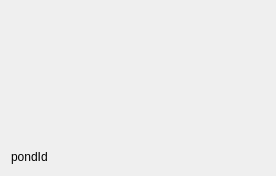
<?xml version="1.0" encoding="UTF-8"?>
<ui version="4.0">
 <class>fishpond</class>
 <widget class="QWidget" name="fishpond">
  <property name="geometry">
   <rect>
    <x>0</x>
    <y>0</y>
    <width>276</width>
    <height>176</height>
   </rect>
  </property>
  <property name="minimumSize">
   <size>
    <width>50</width>
    <height>50</height>
   </size>
  </property>
  <property name="mouseTracking">
   <bool>false</bool>
  </property>
  <property name="windowTitle">
   <string>Form</string>
  </property>
  <layout class="QGridLayout" name="gridLayout" rowstretch="2,6,1" columnstretch="3">
   <item row="1" column="0">
    <widget class="QLabel" name="label">
     <property name="text">
      <string/>
     </property>
     <property name="pixmap">
      <pixmap resource="res.qrc">:/new/prefix1/G:/pond.svg</pixmap>
     </property>
     <property name="scaledContents">
      <bool>true</bool>
     </property>
     <property name="alignment">
      <set>Qt::AlignCenter</set>
     </property>
     <property name="wordWrap">
      <bool>false</bool>
     </property>
    </widget>
   </item>
   <item row="0" column="0">
    <widget class="WasteDischargeValve" name="widget" native="true"/>
   </item>
   <item row="2" column="0">
    <widget class="QLabel" name="label_2">
     <property name="text">
      <string>pondId</string>
     </property>
    </widget>
   </item>
  </layout>
 </widget>
 <customwidgets>
  <customwidget>
   <class>WasteDischargeValve</class>
   <extends>QWidget</extends>
   <header>WasteDischargeValve.h</header>
   <container>1</container>
  </customwidget>
 </customwidgets>
 <resources>
  <include location="res.qrc"/>
 </resources>
 <connections/>
</ui>
